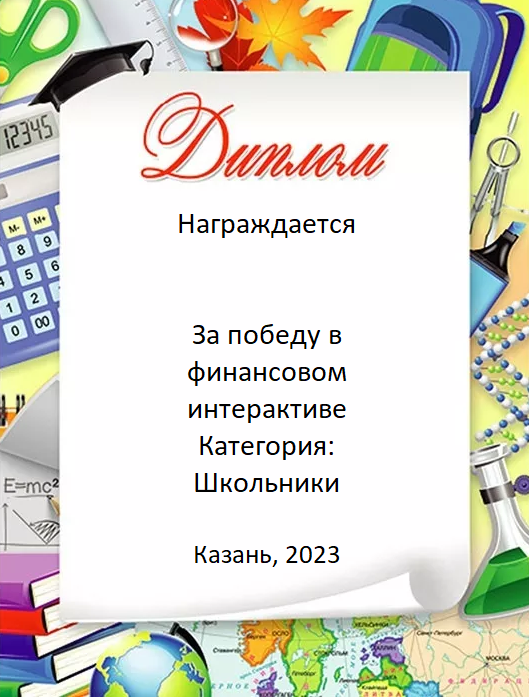
#> input picture www/resources/python/script for image before school/assets/image.png, 529 x 697 px, found by its file name
$ python main.py
#> lines starting #> are read from the running program, lines starting #| are printed output that depends on the picture
from PIL import Image, ImageDraw, ImageFont

image = Image.open("image.png")
#> image is the input picture: PIL image 529x697 RGBA; mean R, G, B, A 216.2, 215.8, 205.3, 255

draw = ImageDraw.Draw(image)

font = ImageFont.truetype("arial.ttf", size = 30)

name = "Матвеев Кирилл"


x = 150
y = 275

draw.text((x,y), name, font = font, fill = (0, 0, 0))

image.save("image_with_name.png")
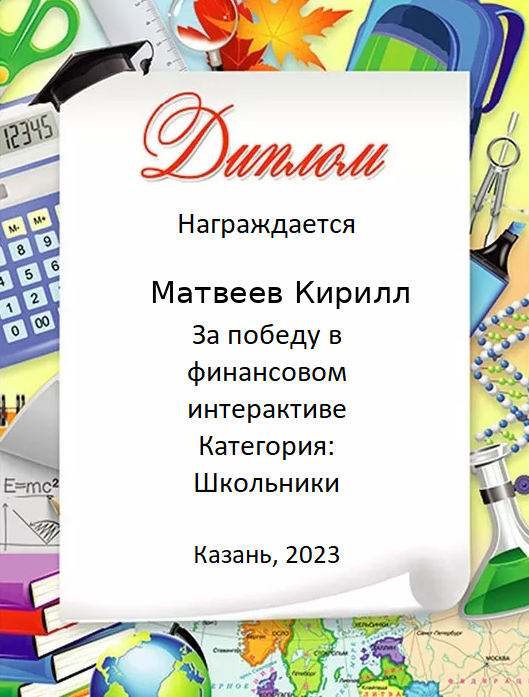
#> saved as image_with_name.png: PIL image 529x697 RGBA; mean R, G, B, A 215, 214.6, 204.1, 255
